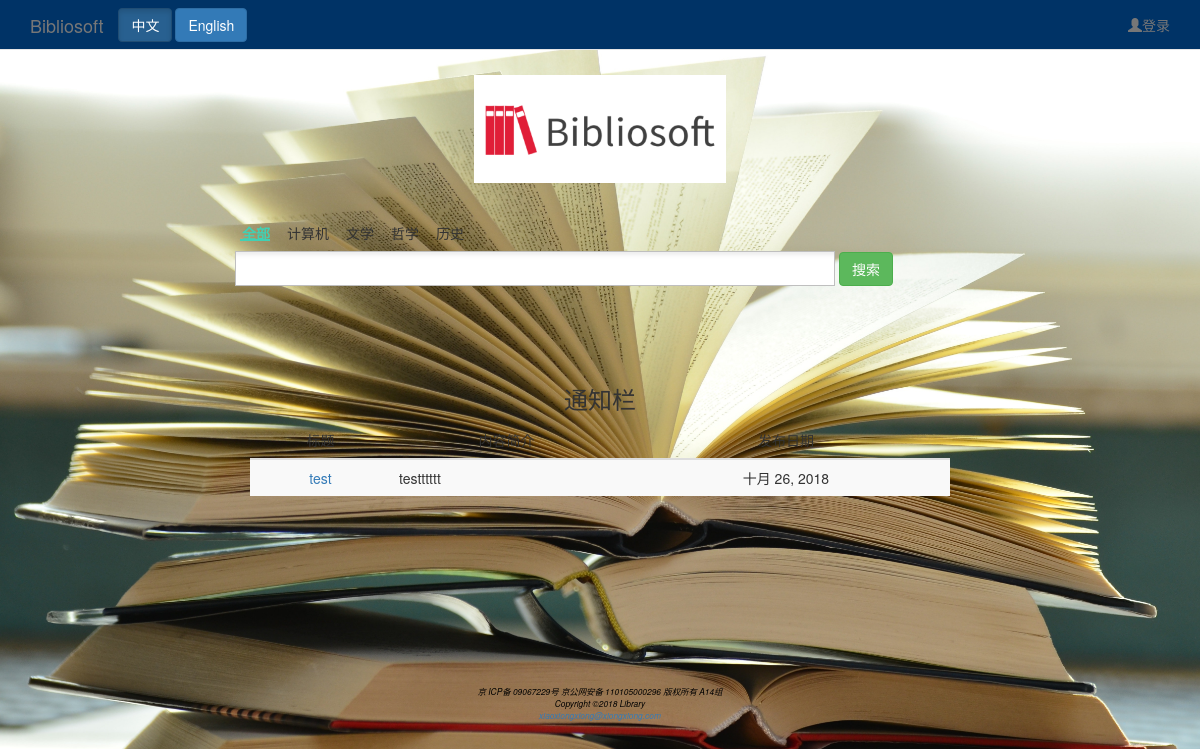
The page / on the database its author committed.
### librarian/models.py (models this page shows, shortened)
class Notice(models.Model):
    title = models.TextField(null=False)
    content = models.TextField(null=False)
    author = models.ForeignKey(Administrator, related_name="Notices")
    expire = models.BooleanField(null=False)
    issue_time = models.DateField(null=False, auto_now_add=True)

### librarian/views.py (the view)
# urls.py: url(r'^$', librarian_views.index, name="index"),
def index(request):
    try:
        AutoUpdateDB.objects.get(updated_date=datetime.date.today())
    except:
        all_borrow_orders = BorrowOrder.objects.all()
        role = Role.objects.first()
        for each in all_borrow_orders:
            if not each.is_return:  # 如果图书没有归还
                if timezone.now() - each.borrow_time > timezone.timedelta(days=role.days_limit):
                    expire_days = (timezone.now() - each.borrow_time -
                                   timezone.timedelta(days=role.days_limit)).days
                    each.debt = role.fine * expire_days  # 罚金
                    if not each.expire:  # 如果没设置到期
                        each.expire = True
                    each.save()
                    if expire_days == 0:
                        content = '您所借的图书《' + each.book.isbn.book_name + '》已到期，现罚金为' \
                                  + str(each.debt) + '元，请及时归还图书并缴纳罚金，谢谢！'
                        s = SendEmail()
                        if s:  # 如果登录成功
                            s.send("图书到期提醒", content, each.user.email)
                            s.close_smtp()
        AutoUpdateDB.objects.create(is_updated=True)
    username = request.session.get('username', "None")
    notices = Notice.objects.filter(expire=False)
    if username != "None":
        message = {'login': True, "username": username, 'notices': notices}
    else:
        message = {'login': False, "username": username, 'notices': notices}
    return render(request, 'index.html', message, )

### librarian/templates/index.html (shortened to what this page needs)
<!DOCTYPE html>
<html xmlns="http://www.w3.org/1999/xhtml"><head><meta http-equiv="Content-Type" content="text/html; charset=UTF-8">
{% load i18n %}
{% load static %}
    <link href="{% static 'css/style.css' %}" rel="stylesheet" type="text/css">
    <link href="{% static 'css/index.css' %}" rel="stylesheet" type="text/css">
    <link href="{% static 'css/bootstrap.min.css' %}" rel="stylesheet">
    <link href="{% static 'font/css/font-awesome.min.css' %}" rel="stylesheet">
</head>
<body>
<nav class="navbar navbar-default navbar-fixed-top" role="navigation" style="background-color: #003366;height:50px;">
    <div class="container">
	    <div class="navbar-header">
	        <a class="navbar-brand">Bibliosoft</a>
	    </div>
	    <div>
	        <ul class="nav navbar-nav navbar-right" style="left:0px; top:0px">
                {% if login == True %}
                    {% if username == 'root' %}
                    <li><a href="{% url 'manage_page' %}"><span class="glyphicon glyphicon-user"></span>{% trans '进入管理中心' %}</a></li>
                    {% else %}
                    <li><a href="/user_message/"><span></span>{% trans '当前用户' %}:{{ username }}</a></li>
                {% endif %}
                    <li><a href="/clear_message/">| <span class="glyphicon glyphicon-off"></span> {% trans '注销' %}</a></li>
                 {% else %}
                     <li><a href="/login/"><span class="glyphicon glyphicon-user"></span>{% trans '登录' %}</a></li>
                 {% endif %}
	        </ul>
	    </div>
    	<div class="btn-group navbar-btn" data-toggle="buttons">
                <form action="{% url 'set_language' %}" method="post" id="lang">
                <label class="btn btn-primary active"  onclick="test('zh-hans')">
                    中文
                </label>
                <label class="btn btn-primary" onclick="test('en')">
                    English
                </label>
                </form>
        </div>
    </div>
</nav>
<div id="container">
	<div id="bd">
        <div id="main">
        	<div class="title" align="center">
                    <img src="/static/images/Bibliosoft.png" height="108"/>
            </div>
            <br/><br/>
            <div class="nav ue-clear">
            	<ul class="searchList">
                    <li class="searchItem current" data-type="all_type">{% trans '全部' %}</li>
                    <li class="searchItem" data-type="computer">{% trans '计算机' %}</li>
                    <li class="searchItem" data-type="literature">{% trans  '文学' %}</li>
                    <li class="searchItem" data-type="philosophy">{% trans '哲学' %}</li>
                    <li class="searchItem" data-type="history">{% trans '历史' %}</li>
                </ul>
            </div>
            <div class="inputArea">
                <input type="text" class="searchInput" style="vertical-align:middle;width:600px;height:35px;" id="search_text" />
                    <button class="btn btn-success"  onclick="search()">{% trans '搜索' %}</button>
            </div>
        </div>
    </div>
</div>
<div style="margin:0 auto;width:700px;height:300px;padding-top: 0px;margin-top:100px;">
{% if notices.count > 0 %}
	<h3 style="text-align: center;">{% trans '通知栏' %}</h3>
	<table class="table table-striped">
	    <thead>
	    <tr>
	        <th style="text-align: center;">{% trans '标题' %}</th>
            <th style="text-align: center;">{% trans '内容简介' %}</th>
	        <th style="text-align: center;">{% trans '发布日期' %}</th>
	    </tr>
	    </thead>
	    <tbody>
        {% for notice in notices %}
            <tr>
            <td style="text-align: center;"><a href="#"/>{{ notice.title }}</td>
            <td>
                {% if notice.content|length > 30 %}
                    {{ notice.content|slice:"30" }}
                {% else %}
                    {{ notice.content }}
                {% endif %}
            </td>
            <td style="text-align: center;">{{ notice.issue_time }}</td>
            </tr>
        {% endfor %}
	    </tbody>
	</table>
{% endif %}
</div>
<footer style="color: #000000;font-weight: normal;font-size: .60em;font-style: italic;text-align: center;">
京 ICP备 09067229号   京公网安备 110105000296   版权所有 A14组
<br>
Copyright &copy;2018 Library
<br>
<a href="#">xiaoxiongxiong@xiongxiong.com</a>
</footer>
</body>
</html>

### librarian/static/css/style.css (style rules this page uses)
html, body, div, span, object, iframe, h1, h2, h3, h4, h5, h6, p, blockquote, pre, a, abbr, acronym, address, code, del, dfn, em, img, q, dl, dt, dd, ol, ul, li, fieldset, form, label, legend, table, caption, tbody, tfoot, thead, tr, th, td , i { margin:0; padding:0; border:0; font-weight:inherit; font-style:inherit; font-size:100%; font-family:inherit; vertical-align:baseline; }
body { line-height:1.5; }
table { border-collapse: collapse;border-spacing:0; }
caption, th, td ,b,strong { text-align:left;font-weight:normal; }
table, td, th { vertical-align:middle; }
body { background:#fff; font: 12px/1.5 Tahoma,'宋体';color:#000; }
h1, h2, h3, h4, h5, h6 { font-weight:normal;color:#111; }
a { text-decoration:none;cursor:pointer; }
dl, dt, dd, ol, ul, li { list-style:none; }
.ue-clear:after { content: ".";display:block;height:0;clear:both;visibility:hidden; }
.ue-clear { display:inline-block; }
.ue-clear { display:block; }
a { color:#41D1B4; }

### librarian/static/css/index.css (style rules this page uses)
html { *overflow:auto; }
#main { width:730px;margin:75px auto 0; }
#bd { margin-bottom:20px; }
.nav { margin-bottom:10px; }
.searchList { float:left;padding-left:5px; }
.searchList .searchItem { float:left;margin-right:15px;font-size:14px;padding:0 0 2px 2px;cursor:pointer;height:18px; }
.searchList .searchItem.current { color:#41D1B4;border-bottom:2px solid #41D1B4;font-weight:bold; }
.inputArea { position:relative;margin-bottom:65px; }
.inputArea .searchInput { border:1px solid #bfbfbf;padding:0 15px;outline:none;height:40px;*height:39px;*line-height:40px;width:520px; background:url(../images/inputbg.png);font-size:14px; }

### rows shown on the page
Notice: title "test", content "testttttt", issue_time "十月 26, 2018"
